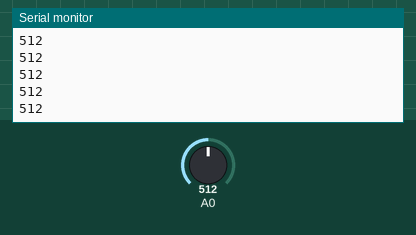
This sketch was run on a simulated Arduino Uno, built with avr-gcc and run on an emulated ATmega328P. On the bench: the last lines printed to the serial monitor. Inputs (shaded band) come from the test bench; at power-on: A0 = 512.

Above: at 1.2 s.
1.3 s: A0 set to 716
At 1.8 s:
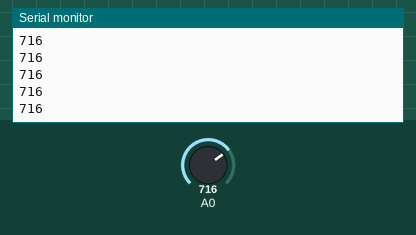
2.8 s: A0 set to 900
At 3.5 s:
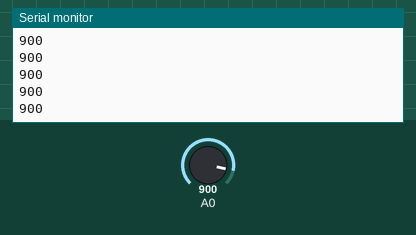
Timing chart, 0 to 5.8 s (numbered marks = the images above; inputs shaded):
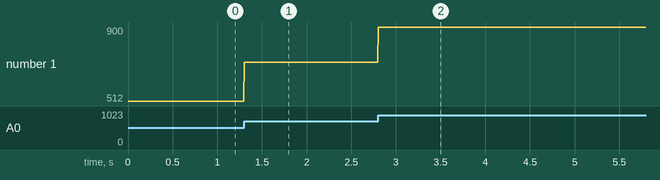

Measured:
- after the input at 1.3 s, the serial monitor: prints a new line at once (image 1)
- after the input at 2.8 s, the serial monitor: prints a new line at once (image 2)
- plotted number 1: 512 → 716 after the input at 1.3 s, 716 → 900 after the input at 2.8 s

The sketch:

classic_adc_serial.ino
```cpp
// Classic reference for the ADC comparison post: a plain Arduino Uno R3
// sketch that samples A0 at 200 Hz and writes each raw value as one line
// of ASCII text over serial. Pair with classic_adc_plot.pde on the host
// computer -- see the folder's README for wiring and how to run both.

const unsigned long SAMPLE_INTERVAL_MS = 5; // 200 Hz
unsigned long lastSample = 0;

void setup() {
  Serial.begin(115200);
}

void loop() {
  unsigned long now = millis();
  if (now - lastSample >= SAMPLE_INTERVAL_MS) {
    lastSample = now;
    Serial.println(analogRead(A0));
  }
}
```
